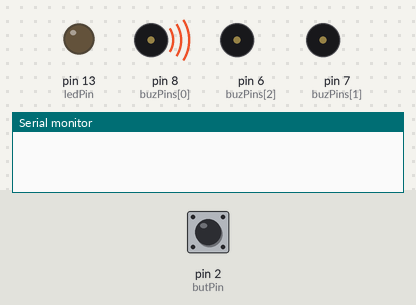
Bench run of a sketch on a simulated Arduino Uno, built with avr-gcc and run on an emulated ATmega328P. Shown: output pins drawn as LEDs (lit = HIGH), buzzer (waves = sounding, pin HIGH), the last lines printed to the serial monitor. Dashed ring = blinking. Inputs (shaded band) come from the test bench; at power-on: pin 2 (butPin) LOW.

Above: at 0.47 s.
At 1.1 s:
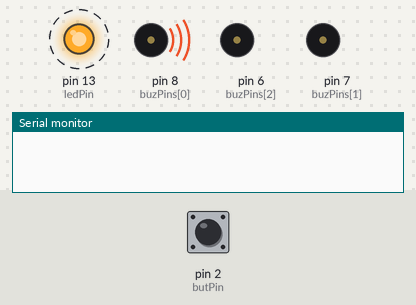
1.3 s: pin 2 (butPin) pulled HIGH for 0.15 s
At 9.4 s:
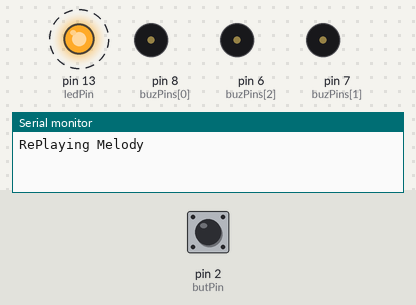
Timing chart, 0 to 10.4 s (numbered marks = the images above; inputs shaded):
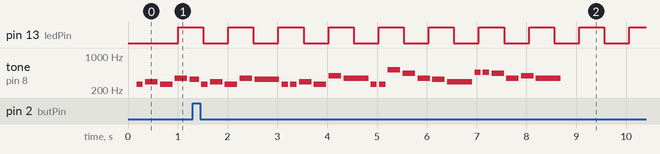

Measured:
- by itself, pin 13 (ledPin): alternates HIGH for 0.50 s and LOW for 0.50 s
- by itself, tone on pin 8 (buzPins[0]): plays 261 Hz for 0.13 s, 294 Hz for 0.25 s, 261 Hz for 0.25 s, 349 Hz for 0.25 s, 330 Hz for 0.50 s, 261 Hz for 0.13 s … (24 notes in this stretch)

The sketch:

MelodyConcurrent.ino
```cpp
int ledPin = 13;
int butPin = 2;
int buzPins[] = {8,7,6};

int led_on = 1;
unsigned long last_led = 0;
int buttonPressed = 0;

#define Do 261
#define Re 294
#define Mi 330
#define Fa 349
#define Sol 392
#define La 440
#define Sib 466
#define Si 494
#define Do_a 523

int melody_note[] = {
  Do, Do, Re, Do, Fa, Mi, Do, Do, Re, Do, Sol, Fa, Do, Do, Do_a,
  La, Fa, Mi, Re, Sib, Sib, La, Fa, Sol, Fa
};

int melody_duration[] = {
	8, 8, 4, 4, 4, 2, 8, 8, 4, 4, 4, 2, 8, 8, 4,
  4, 4, 4, 2, 8, 8, 4, 4, 4, 2
};

int melody_length = 25;
int tempo = 1000;
int current_note = 0;
unsigned long last_note = 0;
unsigned long last_silence = 0;
int silence = 40;
int playing_state = 0;


void setPins(int* pins, int n, int value) {
  for(int i=0;i<n;i++) pinMode(pins[i], value);
}

void setup() {
  pinMode(ledPin, OUTPUT);
  pinMode(butPin, INPUT);
  setPins(buzPins, 3, OUTPUT);   //Set Led Pins
  Serial.begin(9600);

  for(int i=0;i<melody_length;i++) {
    melody_duration[i] = (int) (tempo / melody_duration[i]);
  }
}


void playMelody() {
  if(current_note >= melody_length) {
    noTone(buzPins[0]);
    return;
  }

  if(playing_state == 0 && millis() - last_note > melody_duration[current_note]) {
    noTone(buzPins[0]);
    last_silence = millis();
    playing_state = 1;
  }

  if(playing_state == 1 && millis() - last_silence > silence) {
    current_note++;
    if(current_note < melody_length) {
      tone(buzPins[0], melody_note[current_note], melody_duration[current_note]);
    }
    last_note = millis();
    playing_state = 0;
  }
}


void ledBlink() {
  if(millis() - last_led > 500) {
    last_led = millis();
    led_on = !led_on;
    if(led_on) digitalWrite(ledPin, HIGH);
    else  digitalWrite(ledPin, LOW);
  }
}


void buttonCheck() {
 if(!buttonPressed && digitalRead(butPin) == HIGH) {
    Serial.println("RePlaying Melody");
    current_note = 0;
    playing_state = 0;
    last_note = millis();
    buttonPressed = 1;
  }
  if(digitalRead(butPin) == LOW) buttonPressed = 0;
}


void loop()
{
  playMelody();
  ledBlink();
  buttonCheck();
  delay(4); // ONLY in Tinkercad: Delay a bit to improve simulation performance
}
```
